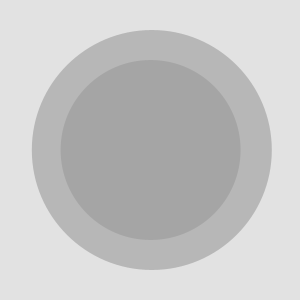
Frame 1 (no input)
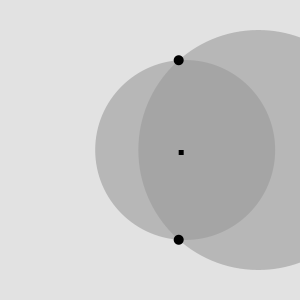
Frame 60 (the mouse pressed at the canvas centre just before this capture)
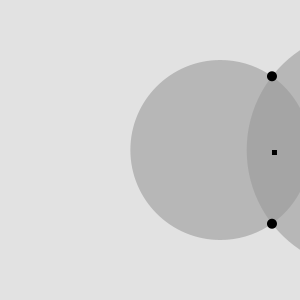
Frame 120 (the mouse held since frame 60 and released just before this capture)

The Processing sketch that drew these frames (run headless with seeded random() and noise(); from frame 60 on, the mouse is pressed at the canvas centre):

// Processing sketch: S3_Process_02
// ── S3_Process_02.pde
/* 
 
   Structure 3 (work in progress) 
   
   A surface filled with one hundred medium to small sized circles. 
   Each circle has a different size and direction, but moves at the same slow rate. 
   Display: 
   A. The instantaneous intersections of the circles 
   B. The aggregate intersections of the circles 
 
   Restored by Casey Reas <http://reas.com> 
   22 June 2016 
   Processing v.3.1.1 <http://processing.org> 
  
   Implemented by Casey Reas <http://groupc.net> 
   Uses circle intersection code from William Ngan <http://metaphorical.net> 
   Processing v.68 <http://processing.org> 
 
*/ 
 
 
Circle circleA, circleB; 
 
void setup() 
{ 
  size( 300, 300 ); 
  frameRate( 30 ); 
 
  circleA = new Circle( 150, 150, 90 ); 
  circleB = new Circle( 150, 150, 120 ); 
 
  //ellipseMode(CENTER_DIAMETER); 
  //rectMode(CENTER_DIAMETER); 
  noStroke(); 
  //smooth(); 
} 
 
 
void draw() 
{ 
  background(226); 
  
  //circleB.x = mouseX; 
  //circleB.y = mouseY; 
  
  circleA.update(); 
  circleB.update(); 
    
  fill( 153, 150 ); 
  ellipse( circleA.x, circleA.y, circleA.r*2, circleA.r*2 ); 
  ellipse( circleB.x, circleB.y, circleB.r*2, circleB.r*2 ); 
  
  intersect( circleA, circleB ); 
} 
 
 
class Circle 
{ 
  float x, y, r, r2; 
  float xspeed, yspeed; 
 
  Circle( float px, float py, float pr ) { 
    x = px; 
    y = py; 
    r = pr; 
    r2 = r*r; 
    xspeed = random(-2.0, 2.0); 
    yspeed = random(-2.0, 2.0); 
  } 
  
  void update() { 
    x += xspeed; 
    //y += yspeed + random(-0.1, 0.1); 
    
    if(x > width + r) { 
      x = -r; 
    } 
    if(x < -r) { 
      x = width+r; 
    } 
    if(y > height + r) { 
      y = -r; 
    } 
    if(y < -r) { 
      y = height+r; 
    } 
    
  } 
} 
 
 
void intersect( Circle cA, Circle cB ) { 
 
  float dx = cA.x - cB.x; 
  float dy = cA.y - cB.y; 
  float d2 = dx*dx + dy*dy; 
  float d = sqrt( d2 ); 
 
  if ( d>cA.r+cB.r || d<abs(cA.r-cB.r) ) return; // no solution 
  
  float a = (cA.r2 - cB.r2 + d2) / (2*d); 
  float h = sqrt( cA.r2 - a*a ); 
  float x2 = cA.x + a*(cB.x - cA.x)/d; 
  float y2 = cA.y + a*(cB.y - cA.y)/d; 
 
  noStroke(); 
  fill(0); 
  rect( x2, y2, 5, 5 ); 
 
  float paX = x2 + h*(cB.y - cA.y)/d; 
  float paY = y2 - h*(cB.x - cA.x)/d; 
  float pbX = x2 - h*(cB.y - cA.y)/d; 
  float pbY = y2 + h*(cB.x - cA.x)/d; 
 
  ellipse( paX, paY, 10, 10 ); 
  ellipse( pbX, pbY, 10, 10 ); 
 
} 
